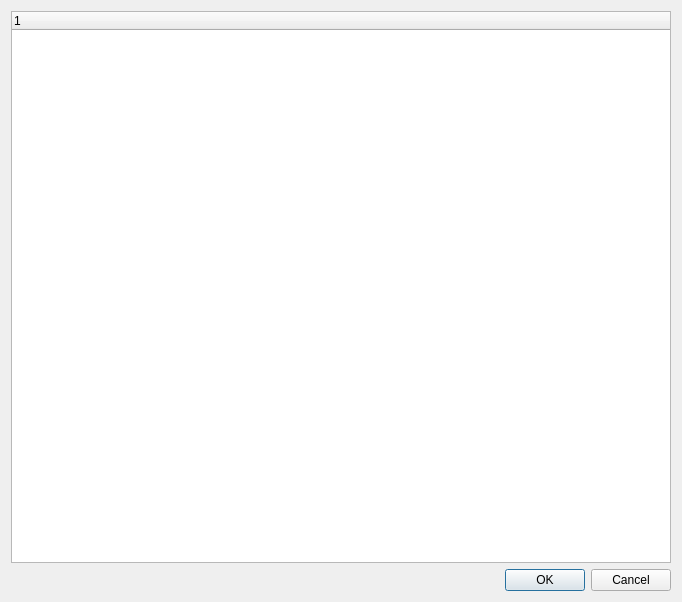
<?xml version="1.0" encoding="UTF-8"?>
<ui version="4.0">
 <class>StorageLabelBatchDialog</class>
 <widget class="QDialog" name="StorageLabelBatchDialog">
  <property name="geometry">
   <rect>
    <x>0</x>
    <y>0</y>
    <width>682</width>
    <height>602</height>
   </rect>
  </property>
  <property name="windowTitle">
   <string>Dialog</string>
  </property>
  <layout class="QVBoxLayout" name="verticalLayout">
   <item>
    <widget class="QTreeWidget" name="treeWidget">
     <column>
      <property name="text">
       <string notr="true">1</string>
      </property>
     </column>
    </widget>
   </item>
   <item>
    <widget class="QDialogButtonBox" name="buttonBox">
     <property name="orientation">
      <enum>Qt::Orientation::Horizontal</enum>
     </property>
     <property name="standardButtons">
      <set>QDialogButtonBox::StandardButton::Cancel|QDialogButtonBox::StandardButton::Ok</set>
     </property>
    </widget>
   </item>
  </layout>
 </widget>
 <resources/>
 <connections>
  <connection>
   <sender>buttonBox</sender>
   <signal>accepted()</signal>
   <receiver>StorageLabelBatchDialog</receiver>
   <slot>accept()</slot>
   <hints>
    <hint type="sourcelabel">
     <x>248</x>
     <y>254</y>
    </hint>
    <hint type="destinationlabel">
     <x>157</x>
     <y>274</y>
    </hint>
   </hints>
  </connection>
  <connection>
   <sender>buttonBox</sender>
   <signal>rejected()</signal>
   <receiver>StorageLabelBatchDialog</receiver>
   <slot>reject()</slot>
   <hints>
    <hint type="sourcelabel">
     <x>316</x>
     <y>260</y>
    </hint>
    <hint type="destinationlabel">
     <x>286</x>
     <y>274</y>
    </hint>
   </hints>
  </connection>
 </connections>
</ui>
